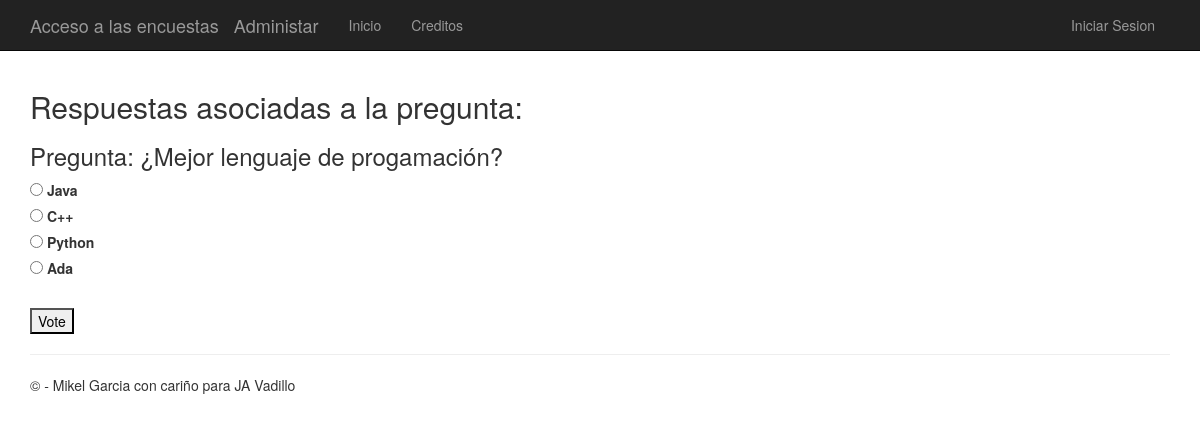
Page /polls/9/ on the committed database.
### app/models.py (models this page shows)
class Question(models.Model):
    question_text = models.CharField(max_length=200)
    pub_date = models.DateTimeField('date published')
    subject = models.CharField(default='None',max_length=200)

class Choice(models.Model):
    question = models.ForeignKey(Question)
    choice_text = models.CharField(max_length=200)
    correct = models.BooleanField(default=False)
    votes = models.IntegerField(default=0)

### app/views.py (the view)
# urls.py: url(r'^polls/(?P<question_id>\d+)/$', app.views.detail, name='detail'),
def detail(request, question_id):
     question = get_object_or_404(Question, pk=question_id)
     return render(request, 'polls/detail.html', {'title':'Respuestas asociadas a la pregunta:','question': question})

### app/templates/polls/detail.html (shortened to what this page needs)
﻿{% extends "app/layout.html" %}
{% block content %}
<h2>{{ title }}</h2>
<h3>Pregunta: {{ question.question_text }}</h3>
<form action="{% url 'vote' question.id %}" method="post">
{% if request.user.is_authenticated %}
    {% if not question.choice_set.all  %}
        <label style="color:red">Sin Opciones Insertadas</label>
        <a href="{% url 'choice_add' question.id %}"><h3>Insertar Opciones</h3></a>
        <a href="{% url 'chart' question.id %}"> <h3>Ver resultado de la votacion</h3> </a><br />
    {% else %}
        <table>
            <tr>
                <th>Choice</th>
                <th>Votes</th>
                <th>Answer</th>
            </tr>
            {% for choice2 in question.choice_set.all %}
                <tr>
                    <td>{{ choice2.choice_text }}</td>
                    <td>{{ choice2.votes }}</td>
                    {% if choice2.correct %}
                        <td style="color:greenyellow">Correcto</td>
                    {% else %}
                        <td style="color:red">Incorrecto</td>
                    {% endif %}
                </tr>
            {% endfor %}
        </table>
        <a href="{% url 'choice_add' question.id %}"><h3>Insertar Opciones</h3></a>
        <a href="{% url 'chart' question.id %}"> <h3>Ver resultado de la votacion</h3> </a><br />
    {% endif %}
{% else %}
    {% for choice in question.choice_set.all %}
        <input type="radio" name="choice" id="choice{{ forloop.counter }}" value="{{ choice.id }}" onclick="comprobarCorrecta()"/>
        <label for="choice{{ forloop.counter }}">{{ choice.choice_text }}</label><br />
    {% endfor %}
    <br />
    <br />
    <input type="submit" value="Vote" />
    <br />
{% endif %}
</form>
{% endblock %}

### app/static/app/content/site.css (style rules this page uses)
body { padding-top: 50px; padding-bottom: 20px; }
input, select, textarea { max-width: 280px; }

### rows in the picture
Question: question_text "¿Mejor lenguaje de progamación?"
Choice: choice_text "Java"
Choice: choice_text "C++"
Choice: choice_text "Python"
Choice: choice_text "Ada"

### other values in the picture
{{ title }} "Respuestas asociadas a la pregunta:"
